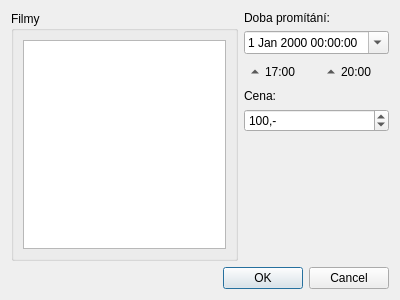
<?xml version="1.0" encoding="UTF-8"?>
<ui version="4.0">
 <class>AddMovie</class>
 <widget class="QDialog" name="AddMovie">
  <property name="geometry">
   <rect>
    <x>0</x>
    <y>0</y>
    <width>400</width>
    <height>300</height>
   </rect>
  </property>
  <property name="windowTitle">
   <string>Dialog</string>
  </property>
  <layout class="QVBoxLayout" name="verticalLayout">
   <item>
    <layout class="QHBoxLayout" name="horizontalLayout_2">
     <item>
      <widget class="QGroupBox" name="groupBox">
       <property name="title">
        <string>Filmy</string>
       </property>
       <layout class="QHBoxLayout" name="horizontalLayout">
        <item>
         <widget class="QListWidget" name="movieListWidget"/>
        </item>
       </layout>
      </widget>
     </item>
     <item>
      <layout class="QVBoxLayout" name="verticalLayout_2">
       <item>
        <widget class="QLabel" name="label">
         <property name="text">
          <string>Doba promítání:</string>
         </property>
        </widget>
       </item>
       <item>
        <widget class="QDateTimeEdit" name="movieDateTimeEdit">
         <property name="calendarPopup">
          <bool>true</bool>
         </property>
        </widget>
       </item>
       <item>
        <layout class="QHBoxLayout" name="horizontalLayout_3">
         <item>
          <widget class="QToolButton" name="afternoonToolButton">
           <property name="sizePolicy">
            <sizepolicy hsizetype="Preferred" vsizetype="Fixed">
             <horstretch>0</horstretch>
             <verstretch>0</verstretch>
            </sizepolicy>
           </property>
           <property name="text">
            <string>17:00</string>
           </property>
           <property name="toolButtonStyle">
            <enum>Qt::ToolButtonTextBesideIcon</enum>
           </property>
           <property name="autoRaise">
            <bool>true</bool>
           </property>
           <property name="arrowType">
            <enum>Qt::UpArrow</enum>
           </property>
          </widget>
         </item>
         <item>
          <widget class="QToolButton" name="eveningToolButton">
           <property name="sizePolicy">
            <sizepolicy hsizetype="Preferred" vsizetype="Fixed">
             <horstretch>0</horstretch>
             <verstretch>0</verstretch>
            </sizepolicy>
           </property>
           <property name="text">
            <string>20:00</string>
           </property>
           <property name="toolButtonStyle">
            <enum>Qt::ToolButtonTextBesideIcon</enum>
           </property>
           <property name="autoRaise">
            <bool>true</bool>
           </property>
           <property name="arrowType">
            <enum>Qt::UpArrow</enum>
           </property>
          </widget>
         </item>
        </layout>
       </item>
       <item>
        <widget class="QLabel" name="label_2">
         <property name="text">
          <string>Cena:</string>
         </property>
        </widget>
       </item>
       <item>
        <widget class="QSpinBox" name="priceSpinBox">
         <property name="suffix">
          <string>,-</string>
         </property>
         <property name="maximum">
          <number>1000</number>
         </property>
         <property name="singleStep">
          <number>25</number>
         </property>
         <property name="value">
          <number>100</number>
         </property>
        </widget>
       </item>
       <item>
        <spacer name="verticalSpacer">
         <property name="orientation">
          <enum>Qt::Vertical</enum>
         </property>
         <property name="sizeHint" stdset="0">
          <size>
           <width>20</width>
           <height>40</height>
          </size>
         </property>
        </spacer>
       </item>
      </layout>
     </item>
    </layout>
   </item>
   <item>
    <widget class="QDialogButtonBox" name="buttonBox">
     <property name="enabled">
      <bool>true</bool>
     </property>
     <property name="orientation">
      <enum>Qt::Horizontal</enum>
     </property>
     <property name="standardButtons">
      <set>QDialogButtonBox::Cancel|QDialogButtonBox::Ok</set>
     </property>
     <property name="centerButtons">
      <bool>false</bool>
     </property>
    </widget>
   </item>
  </layout>
 </widget>
 <resources/>
 <connections>
  <connection>
   <sender>buttonBox</sender>
   <signal>accepted()</signal>
   <receiver>AddMovie</receiver>
   <slot>accept()</slot>
   <hints>
    <hint type="sourcelabel">
     <x>248</x>
     <y>254</y>
    </hint>
    <hint type="destinationlabel">
     <x>157</x>
     <y>274</y>
    </hint>
   </hints>
  </connection>
  <connection>
   <sender>buttonBox</sender>
   <signal>rejected()</signal>
   <receiver>AddMovie</receiver>
   <slot>reject()</slot>
   <hints>
    <hint type="sourcelabel">
     <x>316</x>
     <y>260</y>
    </hint>
    <hint type="destinationlabel">
     <x>286</x>
     <y>274</y>
    </hint>
   </hints>
  </connection>
 </connections>
</ui>
